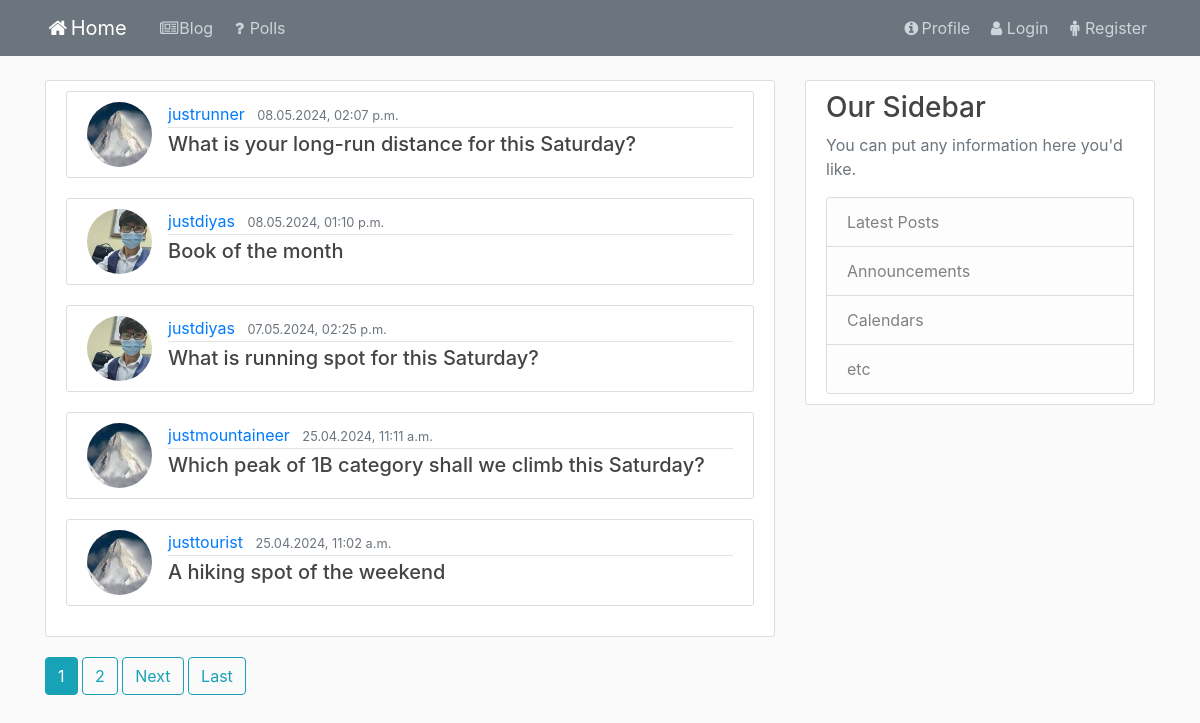
Before: /polls/ with the older database file.
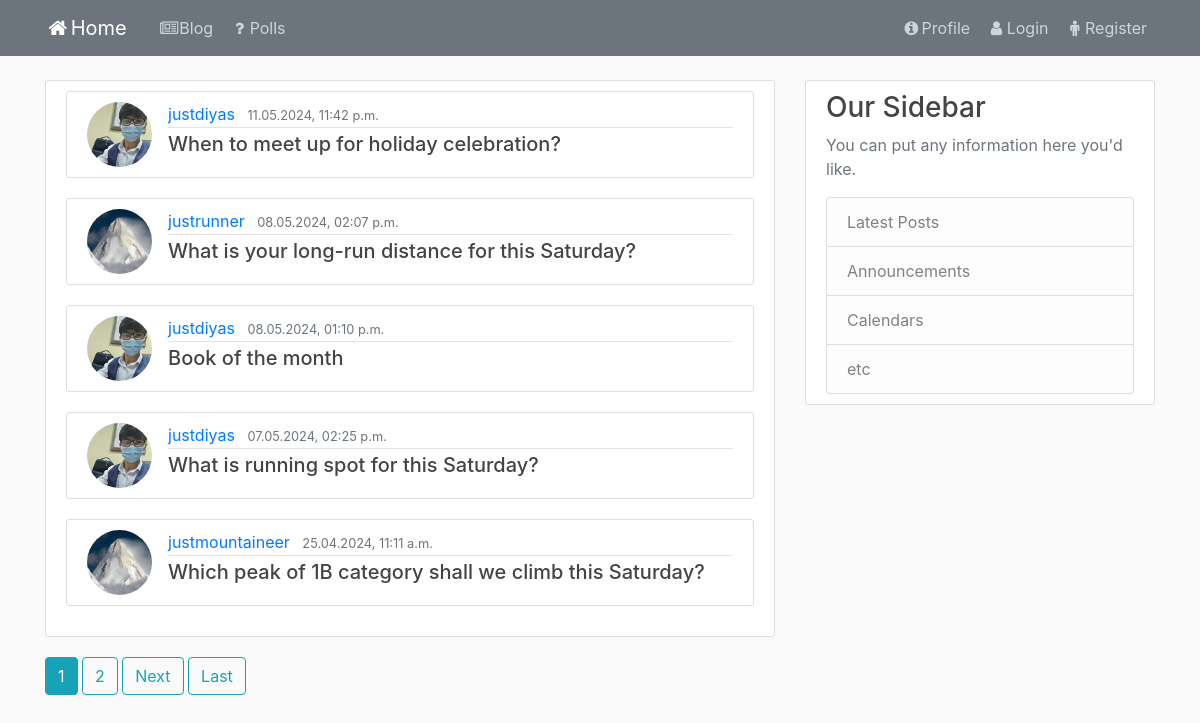
After: the same page with the newer database file.
### polls/models.py (models this page shows, shortened)
class Question(models.Model):
    question_text = models.CharField(max_length=255)
    publication_date = models.DateTimeField(default=timezone.now)
    author = models.ForeignKey(User, on_delete=models.CASCADE)

### user/models.py (models this page shows, shortened)
class Profile(models.Model):
    user = models.OneToOneField(User, on_delete=models.CASCADE)
    image = models.ImageField(default='default.jpg', upload_to='profile_pics')

### polls/views.py (the view)
# urls.py: path('', views.IndexListView.as_view(), name='polls-index'),
class IndexListView(generic.ListView):
    template_name = 'polls/polls_index.html'
    queryset = Question.objects.all()
    ordering = ['-publication_date']
    paginate_by = 5

### polls/templates/polls/polls_index.html (shortened to what this page needs)
{% extends 'blog/base_blog.html' %}
{% block content %}
    <div class="content-section">
    {% if question_list %}
        {% for question in question_list %}
            <article class="media content-section">
                <img class="rounded-circle article-img" src="{{ question.author.profile.image.url }}">
                <div class="media-body">
                    <div class="article-metadata">
                        <a class="mr-2" href="#">{{ question.author }}</a>
                        <small class="text-muted">{{ question.publication_date|date:'d.m.Y, h:i a' }}</small>
                    </div>
                    <h5><a class="article-title" href="{% url 'polls:polls-detail' question.id %}">{{ question.question_text }}</a></h5>
                </div>
            </article>
        {% endfor %}
    {% else %}
        <p>No polls are currently available.</p>
    {% endif %}
    </div>
    {% if is_paginated %}
        {% for num in page_obj.paginator.page_range %}
            {% if page_obj.number == num %}
                <a class="btn btn-info mb-4" href="?page={{ num }}">{{ num }}</a>
            {% elif num > page_obj.number|add:'-3' and num < page_obj.number|add:'3' %}
                <a class="btn btn-outline-info mb-4" href="?page={{ num }}">{{ num }}</a>
            {% endif %}
        {% endfor %}
        {% if page_obj.has_next %}
            <a class="btn btn-outline-info mb-4" href="?page={{ page_obj.next_page_number }}">Next</a>
            <a class="btn btn-outline-info mb-4" href="?page={{ page_obj.paginator.num_pages }}">Last</a>
        {% endif %}
    {% endif %}
{% endblock content %}

Changed rows visible on the page:
no longer on this page (row unchanged): Question: author.profile.image (placeholder picture), author "justtourist", publication_date "25.04.2024, 11:02 a.m.", question_text "A hiking spot of the weekend"
added Question: author.profile.image (picture), author "justdiyas", publication_date "11.05.2024, 11:42 p.m.", question_text "When to meet up for holiday celebration?"
